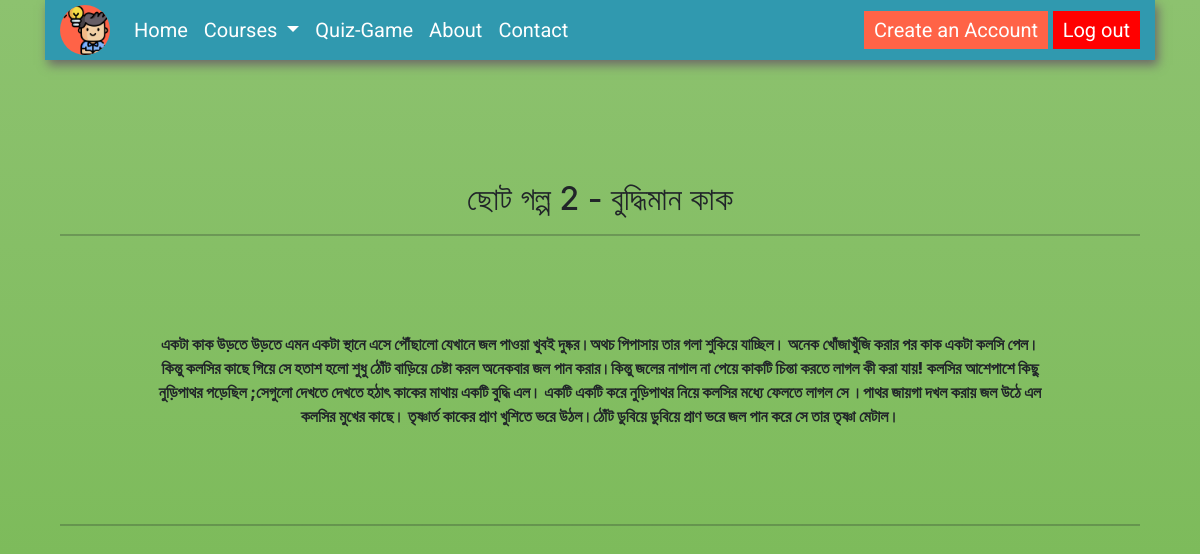
/courch_details/2, run on the app's committed database.
### kids/models.py (models this page shows, shortened)
class Requested_course(models.Model):
    user = models.ForeignKey(User, on_delete=models.CASCADE)
    image = models.ImageField(null=False, blank=False)
    subject_title = models.CharField(max_length=200)
    description = models.TextField()
    class Meta:
        verbose_name_plural = 'requested_course'

### kids/views.py (the view)
# urls.py: path('courch_details/<int:pk>', views.requested_courch_details, name='courch-details' ),
def requested_courch_details(request, pk):
    courch_details = Requested_course.objects.get(id=pk)
    context = {
        'courch_details':courch_details
    }
    return render(request, 'courch_details.html', context)

### kids/templates/courch_details.html (shortened to what this page needs)
{% load static %}
{% include "navbar.html" %}
<html lang="en">
<head>
    <link rel="stylesheet" href="https://stackpath.bootstrapcdn.com/bootstrap/4.3.1/css/bootstrap.min.css"
 />
</head>
<body>
    <section class='text-center container'>
        <div class="container">
            <div class="content-section p-0 mt-5">
                <div class="m-3">
                    <h2>{{courch_details.subject_title}}</h2>
                </div>
                <hr class="p-0 m-0">
                <p class="description m-5 p-5">
                     <span class="descr">{{ courch_details.description }}</span>
                </p>
                <hr>
            </div>
        </div>
    </section>
</body>
</html>

### static/styles.css (style rules this page uses)
* { margin: 0px; padding: 0px; scroll-behavior: smooth; }
body { background: #3b910c; background: -webkit-linear-gradient(to top, #76b852, #8DC26F); background: -moz-linear-gradient(to top, #76b852, #8DC26F); background: -o-linear-gradient(to top, #76b852, #8DC26F); background: linear-gradient(to top, #76b852, #8DC26F); background-size: cover; background-attachment: fixed; font-family: 'Roboto', sans-serif; }

### kids/templates/courch_details.html (style rules this page uses)
.descr { font-weight: 800; }

### data on the page
Requested_course: subject_title "ছোট গল্প 2 - বুদ্ধিমান কাক", description "একটা কাক উড়তে উড়তে এমন একটা স্থানে এসে পৌঁছালো যেখানে জল পাওয়া খুবই দুষ্কর।অথচ পিপাসায় তার গলা শুকিয়ে যাচ্ছিল। অনেক খোঁজাখুঁজি করার পর কাক একটা কলসি পেল। কিন্তু কলসির কাছে গিয়ে সে হতাশ হলো শুধু ঠোঁট বাড়িয়ে চেষ্টা করল অনেকবার জল পান করার।কিন্তু জলের নাগাল না পেয়ে কাকটি চিন্তা করতে লাগল কী করা যায়! কলসির আশেপাশে কিছু নুড়িপাথর পড়েছিল ;সেগুলো দেখতে দেখতে হঠাৎ কাকের মাথায় একটি বুদ্ধি এল। একটি একটি করে নুড়িপাথর নিয়ে কলসির মধ্যে ফেলতে লাগল সে ।পাথর জায়গা দখল করায় জল উঠে এল কলসির মুখের কাছে। তৃষ্ণার্ত কাকের প্রাণ খুশিতে ভরে উঠল।ঠোঁট ডুবিয়ে ডুবিয়ে প্রাণ ভরে জল পান করে সে তার তৃষ্ণা মেটাল।"
